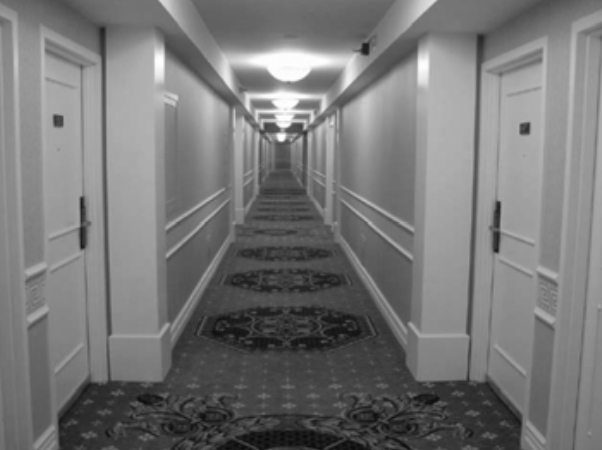
%> input picture Lecture/Handouts and MATLAB Code/hallexample.png, 602 x 450 px
$ octave Lecture37.m   (GNU Octave 9; MATLAB toolbox functions it lacks are replaced by stand-ins)
%> lines starting %> are read from the running program, lines starting %| are printed output that depends on the picture
close all
clear all
clc

% hough lines example
I  = imread('hallexample.png');
%> I is the input picture: size 450x602x3 uint8; mean R, G, B 119.2, 119.2, 119.2
grayI=rgb2gray(I); % set image to grayscale
figure; imshow(grayI)
% detect edgels
BW = edge(grayI,'canny',0.3); % set threshold at 0.3
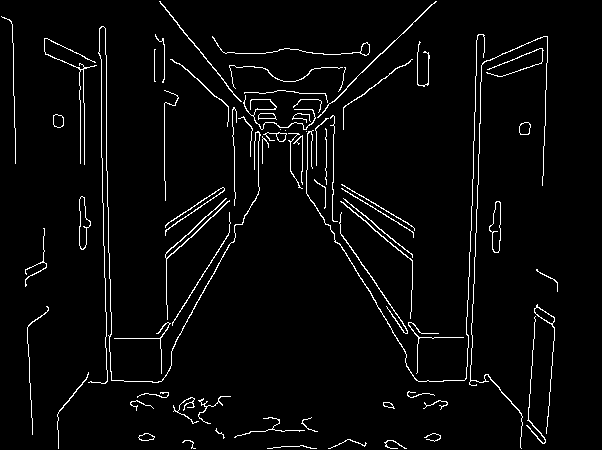
%> BW: size 450x602 logical; 3.5% white in thin lines or dots
figure; imshow(BW)
% hough transform
[H,T,R] = hough(BW);
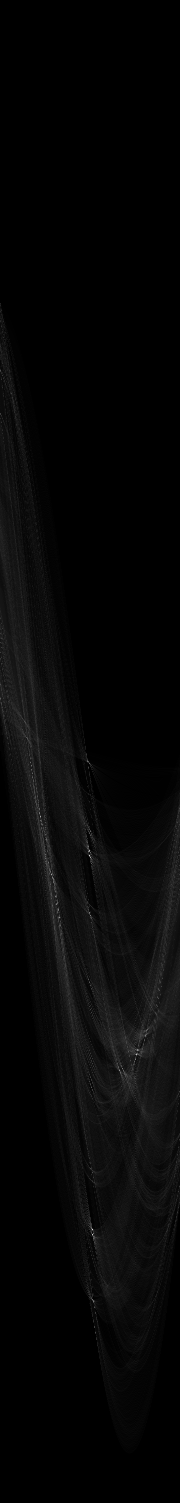
%> H: size 1503x180 double; min 0, max 219, mean 6.3
%> T = 180 values from -90 to 89; R = 1503 values from -751 to 751
figure;
imshow(H,[],'XData',T,'YData',R,'InitialMagnification','fit');
colormap('hot')
xlabel('\theta'), ylabel('\rho');
axis on, axis normal, hold on;

% find the peaks of the hough transform
P  = houghpeaks(H,5,'threshold',ceil(0.3*max(H(:))));
%> P = [1230 93; 856 90; 1055 137; 817 41; 875 52]
x = T(P(:,2));
%> x = [2 -1 46 -50 -39]
y = R(P(:,1));
%> y = [478 104 303 65 123]
plot(x,y,'s','color','white');
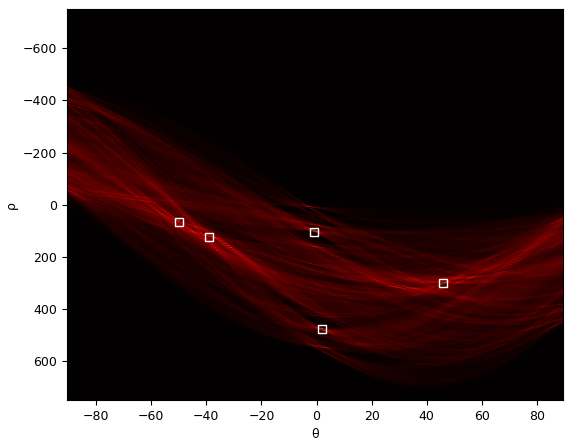
%> figure redrawn from the program's plot data

% Find lines and plot them
lines = houghlines(BW,T,R,P,'FillGap',20,'MinLength',10);
%> lines = 23 lines; longest, point1 to point2 (x, y): (160, 2) to (273, 141), (291, 159) to (413, 262), (436, 2) to (348, 87), (108, 172) to (110, 279), (203, 85) to (260, 134), (236, 195) to (182, 247)
figure, imshow(grayI), hold on
max_len = 0;
for k = 1:length(lines)
    xy = [lines(k).point1; lines(k).point2];
    plot(xy(:,1),xy(:,2),'LineWidth',2,'Color','green');

    % plot beginnings and ends of lines
    plot(xy(1,1),xy(1,2),'x','LineWidth',2,'Color','yellow');
         plot(xy(2,1),xy(2,2),'x','LineWidth',2,'Color','red');

    % determine the endpoints of the longest line segment
    len = norm(lines(k).point1 - lines(k).point2);
    if ( len > max_len)
       max_len = len;
       xy_long = xy;
    end
end
%> this loop made 23 passes
%> (len, max_len, xy_long) on passes 1, 9, 12, 13, 15, 20, 21: (25, 25, [468 311; 468 336]), (28, 28, [476 81; 476 109]), (56, 56, [107 87; 107 143]), (107, 107, [108 172; 110 279]), (122.3, 122.3, [436 2; 348 87]), (159.7, 159.7, [291 159; 413 262]), (179.1, 179.1, [160 2; 273 141])
%> (xy, len) on passes 2 to 7: ([469 282; 469 300], 18), ([470 253; 470 277], 24), ([471 232; 471 252], 20), ([472 207; 472 224], 17), ([473 180; 473 195], 15), ([474 142; 474 166], 24)

% highlight the longest line segment
plot(xy_long(:,1),xy_long(:,2),'LineWidth',2,'Color','cyan');
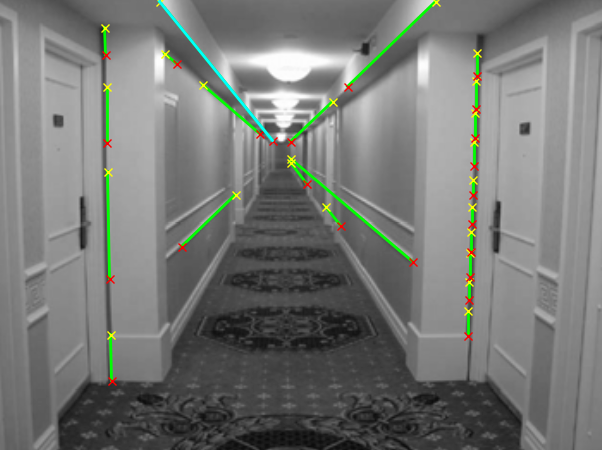
%> figure redrawn from the program's plot data
